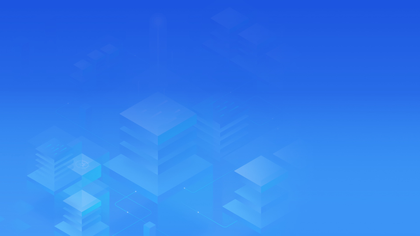
%> input picture bgg.png, 420 x 236 px, shrunk from 1920 x 1080 before the run, given in place of checkerboard_256x256.png, which was not available
$ octave test_script.m   (GNU Octave 9; MATLAB toolbox functions it lacks are replaced by stand-ins)
%> lines starting %> are read from the running program, lines starting %| are printed output that depends on the picture; pictures that were not available may be replaced by others from this repository, and a replacement may not be noted
### multi_level_analysis_gui.m
function multi_level_analysis_gui(original_image)
    % 多级加密对比分析界面
    % 对比一级（Arnold）、二级（Arnold+置乱）、三级（Arnold+置乱+XOR）的开销与收益

    if nargin < 1 || isempty(original_image)
        % 如果遇到因MATLAB缓存机制导致传入空图像，则直接弹出选择框让用户重新选图
        [filename, pathname] = uigetfile({'*.jpg;*.jpeg;*.png;*.bmp;*.tif', ...
            '图像文件 (*.jpg, *.jpeg, *.png, *.bmp, *.tif)'}, '系统检测到图像为空，请重新选择图像');

        if ischar(filename)
            original_image = imread(fullfile(pathname, filename));
        else
            % 用户取消选择，尝试使用默认测试图像
            sample_path = fullfile(pwd, 'cat.png');
            if exist(sample_path, 'file')
                original_image = imread(sample_path);
            else
                errordlg('未能获取到有效图像，请在MATLAB命令行输入 close all; clear 后重新运行系统！', '错误');
                return;
            end
        end
    end

    % 确保图像是灰度的
    if size(original_image, 3) == 3
        original_image = rgb2gray(original_image);
    end

    % 参数设置
    arnold_iters = 5;
    key = 12345678; % 正整数密钥

    % 创建进度对话框
    h_wait = waitbar(0, '正在进行多级加密及多维度视效分析，请稍候...');

    try
        %% 一级加密：Arnold变换
        waitbar(0.1, h_wait, '执行一级加密 (Arnold)...');
        tic;
        enc_L1 = arnold_encrypt(original_image, arnold_iters);
        time_L1 = toc;

        %% 二级加密：Arnold变换 + XOR
        waitbar(0.4, h_wait, '执行二级加密 (Arnold + XOR)...');
        tic;
        enc_L2_tmp = arnold_encrypt(original_image, arnold_iters);
        enc_L2 = xor_encrypt(enc_L2_tmp, key);
        time_L2 = toc;

        %% 三级加密：Arnold变换 + XOR + 位置置乱
        waitbar(0.7, h_wait, '执行三级加密 (Arnold + XOR + 置乱)...');
        tic;
        enc_L3_tmp1 = arnold_encrypt(original_image, arnold_iters);
        enc_L3_tmp2 = xor_encrypt(enc_L3_tmp1, key);
        [enc_L3, ~] = scramble_encrypt(enc_L3_tmp2);
        time_L3 = toc;

        %% 计算评估指标
        waitbar(0.9, h_wait, '计算多维度评估指标...');

        % 计算信息熵
        entropy_orig = calculate_entropy(original_image);
        entropy_L1 = calculate_entropy(enc_L1);
        entropy_L2 = calculate_entropy(enc_L2);
        entropy_L3 = calculate_entropy(enc_L3);

        % 计算相邻像素相关性 (水平方向)
        corr_orig = calculate_correlation(original_image, circshift(original_image, [0, 1]));
        corr_L1 = calculate_correlation(enc_L1, circshift(enc_L1, [0, 1]));
        corr_L2 = calculate_correlation(enc_L2, circshift(enc_L2, [0, 1]));
        corr_L3 = calculate_correlation(enc_L3, circshift(enc_L3, [0, 1]));

        % 计算PSNR (峰值信噪比，比较与原图差异)
        psnr_L1 = calculate_psnr(original_image, enc_L1);
        psnr_L2 = calculate_psnr(original_image, enc_L2);
        psnr_L3 = calculate_psnr(original_image, enc_L3);

        % 打印量化结果到控制台，供详细分析
        fprintf('\n================== 多级加密性能量化数据 ==================\n');
        fprintf('【1. 加密耗时 (秒/越低越好)】\n');
        fprintf('一级加密 (Arnold):         %.4f s\n', time_L1);
        fprintf('二级加密 (Arnold+XOR):     %.4f s\n', time_L2);
        fprintf('三级加密 (Arnold+XOR+置乱): %.4f s (相比二级增加: %+.2f%%)\n\n', time_L3, (time_L3-time_L2)/time_L2*100);

        fprintf('【2. 信息熵 (bit/pixel，越接近8理想值越好)】\n');
        fprintf('原图:     %.4f\n', entropy_orig);
        fprintf('一级加密: %.4f\n', entropy_L1);
        fprintf('二级加密: %.4f\n', entropy_L2);
        fprintf('三级加密: %.4f\n\n', entropy_L3);

        fprintf('【3. 相邻像素相关系数 (越接近0理想值越好)】\n');
        fprintf('原图:     %.4f\n', abs(corr_orig));
        fprintf('一级加密: %.4f\n', abs(corr_L1));
        fprintf('二级加密: %.4f\n', abs(corr_L2));
        fprintf('三级加密: %.4f\n\n', abs(corr_L3));

        fprintf('【4. PSNR (峰值信噪比，越低表示破坏越彻底)】\n');
        fprintf('一级加密: %.4f\n', psnr_L1);
        fprintf('二级加密: %.4f\n', psnr_L2);
        fprintf('三级加密: %.4f\n', psnr_L3);
        fprintf('==========================================================\n\n');

        close(h_wait);

        %% 创建大型GUI全面展示
        fig = figure('Name', '多级加密性能与多维视效深度对比分析 (边际收益论证)', 'Position', [50, 50, 1400, 950]);
        % 背景设为白色或浅色更专业
        set(fig, 'Color', [0.95 0.95 0.95]);

        % 定义通用的制图标题字体大小
        title_fz = 11;

        %% 第一排：直观视觉图
        subplot(4, 4, 1); imshow(original_image); title('【原图】', 'FontSize', title_fz, 'Color', 'b');
        subplot(4, 4, 2); imshow(enc_L1); title('【一级】空间置乱 (纹理残留)', 'FontSize', title_fz);
        subplot(4, 4, 3); imshow(enc_L2); title('【二级】空间+像素模糊 (白噪声)', 'FontSize', title_fz);
        subplot(4, 4, 4); imshow(enc_L3); title('【三级】过度打乱 (视觉无差异)', 'FontSize', title_fz);

        %% 第二排：灰度直方图对比 (看像素均匀度)
        subplot(4, 4, 5); imhist(original_image); title('原图直方图 (特征明显)', 'FontSize', title_fz, 'Color', 'b'); grid on;
        subplot(4, 4, 6); imhist(enc_L1); title('一级直方图 (完全未改变)', 'FontSize', title_fz); grid on;
        subplot(4, 4, 7); imhist(enc_L2); title('二级直方图 (完全均匀平坦)', 'FontSize', title_fz); ylim('auto'); grid on;
        subplot(4, 4, 8); imhist(enc_L3); title('三级直方图 (与二级相同)', 'FontSize', title_fz); ylim('auto'); grid on;

        %% 第三排：相邻像素相关性散点图 (看是否阻断规律)
        subplot(4, 4, 9); plot_scatter_internal(original_image, '原图: 强线性相关 (近y=x)', 'b');
        subplot(4, 4, 10); plot_scatter_internal(enc_L1, '一级: 相关性减弱但有规律');
        subplot(4, 4, 11); plot_scatter_internal(enc_L2, '二级: 呈完全随机云团状');
        subplot(4, 4, 12); plot_scatter_internal(enc_L3, '三级: 随机云团 (无进一步收益)');

        %% 第四排：量化指标对比图
        % 1. 耗时对比图
        subplot(4, 4, 13);
        b1 = bar([1, 2, 3], [time_L1, time_L2, time_L3], 'FaceColor', [0.8 0.3 0.3]);
        set(gca, 'XTick', 1:3, 'XTickLabel', {'一级', '二级', '三级'});
        title('核心开销: 加密耗时 (秒/越高越差)', 'FontSize', title_fz);
        text(1:3, [time_L1, time_L2, time_L3], num2str([time_L1, time_L2, time_L3]', '%0.3fs'), ...
            'HorizontalAlignment', 'center', 'VerticalAlignment', 'bottom');
        grid on;

        % 2. 信息熵对比图
        subplot(4, 4, 14);
        b2 = bar([0, 1, 2, 3], [entropy_orig, entropy_L1, entropy_L2, entropy_L3], 'FaceColor', [0.3 0.6 0.8]);
        hold on; plot([-0.5, 3.5], [8, 8], 'r-', 'LineWidth', 2); % 理论极值线
        set(gca, 'XTick', 0:3, 'XTickLabel', {'原图', '一级', '二级', '三级'});
        title('安全指标: 信息熵 (趋近8最佳)', 'FontSize', title_fz);
        ylim([min(entropy_orig)*0.9 8.2]);
        grid on;

        % 3. 相关系数对比图
        subplot(4, 4, 15);
        b3 = bar([0, 1, 2, 3], abs([corr_orig, corr_L1, corr_L2, corr_L3]), 'FaceColor', [0.4 0.8 0.4]);
        set(gca, 'XTick', 0:3, 'XTickLabel', {'原图', '一级', '二级', '三级'});
        title('安全指标: 水平相关系数 (趋近0最佳)', 'FontSize', title_fz);
        grid on;

        % 4. 差异度(PSNR)对比图
        subplot(4, 4, 16);
        b4 = bar([1, 2, 3], [psnr_L1, psnr_L2, psnr_L3], 'FaceColor', [0.6 0.4 0.8]);
        set(gca, 'XTick', 1:3, 'XTickLabel', {'一级', '二级', '三级'});
        title('破坏度指标: PSNR (越低越好)', 'FontSize', title_fz);
        grid on;

        % 增加强化结论悬浮框 (在界面正下方)
        conclusion_str = sprintf('【深度对比结论】\n(1) 二级加密(Arnold+XOR) 为黄金甜点区：直方图完全均匀化，散点图呈现随机云团，熵紧贴极值8，相关系数趋零。\n(2) 三级加密(加入额外置乱) 属于过度设计：耗时陡增 +%.1f%%，但各项安全性指标(熵/相关系数/直方图)全部触达天花板，相比二级【零收益】，印证了边际收益递减规律！', ...
            (time_L3-time_L2)/time_L2*100);

        annotation('textbox', [0.05, 0.01, 0.9, 0.06], 'String', conclusion_str, ...
            'FontSize', 12, 'EdgeColor', [0.8 0 0], 'BackgroundColor', [1 0.95 0.95], 'FontWeight', 'bold', 'Color', [0.6 0 0]);

        % 调整一下subplot间距，防止字注重叠
        set(gcf, 'MenuBar', 'none', 'ToolBar', 'figure');

    catch ME
        if ishandle(h_wait)
            close(h_wait);
        end
        errordlg(['分析过程中出错: ', ME.message], '错误');
    end
end

% 内部辅助函数：绘制相邻像素散点图
function plot_scatter_internal(img, title_str, color)
    if nargin < 3
        color = [0.2 0.6 0.5];
    end
    % 随机采样像素对以提升绘图速度
    rng(1); % 固定随机种子保证折叠效果重现
    N = min(3000, numel(img));
    [h, w] = size(img);

    % 在有效范围内随机取点
    rx = randi([1, h], 1, N);
    ry = randi([1, w-1], 1, N);

    px = zeros(1, N);
    py = zeros(1, N);

    for i = 1:N
        px(i) = double(img(rx(i), ry(i)));
        py(i) = double(img(rx(i), ry(i)+1));
    end

    scatter(px, py, 3, color, 'filled', 'MarkerFaceAlpha', 0.6);
    title(title_str, 'FontSize', 10);
    xlim([0 255]); ylim([0 255]);
    set(gca, 'XTick', [0 128 255], 'YTick', [0 128 255]);
    grid on;
end

### arnold_encrypt.m
function arnold_img = arnold_encrypt(image, iterations)
    % Arnold变换加密算法
    % 输入: image - 输入图像, iterations - 迭代次数
    % 输出: arnold_img - Arnold变换后的图像

    % 输入验证
    if isempty(image)
        error('输入图像不能为空 in arnold_encrypt.m');
    end

    if nargin < 2 || isempty(iterations)
        iterations = 5;
    end

    if ~isscalar(iterations) || ~isnumeric(iterations) || iterations < 1
        error('迭代次数必须是正整数');
    end

    iterations = round(iterations);

    image = uint8(image);
    [rows, cols] = size(image);

    % 如果图像不是正方形，使用分块Arnold变换
    if rows ~= cols
        % 对于非正方形图像，按最小尺寸分块处理
        min_size = min(rows, cols);
        arnold_img = image;

        % 对每个正方形块应用Arnold变换
        for i = 1:min_size:rows
            for j = 1:min_size:cols
                % 计算当前块的边界
                end_i = min(i + min_size - 1, rows);
                end_j = min(j + min_size - 1, cols);

                % 提取当前块
                block = arnold_img(i:end_i, j:end_j);

                % 如果块是正方形，应用Arnold变换
                if size(block, 1) == size(block, 2)
                    for iter = 1:iterations
                        block = arnold_transform(block);
                    end
                    arnold_img(i:end_i, j:end_j) = block;
                else
                    % 对于非正方形边界块，使用像素置乱
                    [block_rows, block_cols] = size(block);
                    block_vector = reshape(block, 1, block_rows * block_cols);

                    % 生成伪随机置乱序列（基于位置确定性生成）
                    rng(i * 1000 + j); % 确保可重复
                    scramble_seq = randperm(length(block_vector));

                    % 应用置乱
                    for iter = 1:iterations
                        block_vector = block_vector(scramble_seq);
                    end

                    arnold_img(i:end_i, j:end_j) = reshape(block_vector, block_rows, block_cols);
                end
            end
        end
    else
        % 对于正方形图像，直接应用Arnold变换
        arnold_img = image;
        for iter = 1:iterations
            arnold_img = arnold_transform(arnold_img);
        end
    end
end

### xor_encrypt.m
function encrypted_img = xor_encrypt(image, key)
    % XOR加密算法
    % 输入: image - 输入图像, key - 加密密钥（整数，用于生成伪随机密钥矩阵）
    % 输出: encrypted_img - 加密后的图像

    % 输入验证
    if isempty(image)
        error('输入图像不能为空 in xor_encrypt.m');
    end

    if nargin < 2 || isempty(key)
        key = 123; % 默认密钥
    end

    if ~isscalar(key) || ~isnumeric(key) || key < 0
        error('密钥必须是正整数');
    end

    % 确保图像为uint8类型
    image = uint8(image);

    % 生成密钥矩阵
    [rows, cols] = size(image);

    % 保存当前随机数生成器状态
    old_rng_state = rng;

    try
        % 使用密钥作为随机种子生成伪随机序列
        rng(key); % 设置随机种子
        key_matrix = randi([0, 255], rows, cols, 'uint8');

        % XOR加密
        encrypted_img = bitxor(image, key_matrix);
    catch ME
        % 恢复随机数生成器状态
        rng(old_rng_state);
        rethrow(ME);
    end

    % 恢复随机数生成器状态
    rng(old_rng_state);
end

### scramble_encrypt.m
function [scrambled_img, sequence] = scramble_encrypt(image, seed)
    % 置乱加密算法
    % 输入: image - 输入图像, seed - 随机种子(可选)
    % 输出: scrambled_img - 置乱后的图像, sequence - 置乱序列

    % 输入验证
    if isempty(image)
        error('输入图像不能为空 in scramble_encrypt.m');
    end

    image = uint8(image);
    [rows, cols] = size(image);

    total_pixels = rows * cols;

    % 如果提供了种子，使用固定种子；否则使用基于图像内容的确定性种子
    if nargin >= 2 && ~isempty(seed)
        rng(seed);
    else
        % 使用基于图像内容的确定性种子，确保相同图像产生相同置乱
        % 但不同图像产生不同置乱
        image_hash = sum(double(image(:)));
        rng(mod(image_hash, 2^31));
    end

    % 生成随机置乱序列
    sequence = randperm(total_pixels);

    % 将图像转换为一维向量
    img_vector = reshape(image, 1, total_pixels);

    % 根据序列进行置乱
    scrambled_vector = img_vector(sequence);

    % 重新整形为二维图像
    scrambled_img = reshape(scrambled_vector, rows, cols);
end

### calculate_entropy.m
function entropy_val = calculate_entropy(image)
    % 计算图像信息熵
    % 输入: image - 输入图像
    % 输出: entropy_val - 信息熵值

    image = uint8(image);

    % 计算灰度级概率分布
    [counts, ~] = imhist(image);
    probabilities = counts / sum(counts);

    % 去除零概率值
    probabilities = probabilities(probabilities > 0);

    % 计算信息熵
    entropy_val = -sum(probabilities .* log2(probabilities));
end

### calculate_correlation.m
function corr_val = calculate_correlation(img1, img2)
    % 计算图像相关性
    % 输入: img1, img2 - 两幅图像
    % 输出: corr_val - 相关系数

    % 检查输入参数
    if nargin < 2
        error('需要两个输入图像');
    end

    % 检查图像尺寸
    if ~isequal(size(img1), size(img2))
        error('图像尺寸不匹配: img1 (%dx%d) vs img2 (%dx%d)', ...
              size(img1, 1), size(img1, 2), size(img2, 1), size(img2, 2));
    end

    % 检查图像是否为空
    if isempty(img1) || isempty(img2)
        error('输入图像不能为空 in calculate_correlation.m');
    end

    % 转换为双精度并展平
    img1_vec = double(img1(:));
    img2_vec = double(img2(:));

    % 检查是否有足够的数据点
    if length(img1_vec) < 2
        warning('图像像素数量太少，无法计算相关性');
        corr_val = NaN;
        return;
    end

    % 检查是否为常数图像（方差为0）
    if var(img1_vec) == 0 || var(img2_vec) == 0
        warning('其中一幅图像为常数图像，相关性设为0');
        corr_val = 0;
        return;
    end

    % 计算相关性
    try
        corr_matrix = corrcoef(img1_vec, img2_vec);
        if size(corr_matrix, 1) >= 2 && size(corr_matrix, 2) >= 2
            corr_val = corr_matrix(1, 2);
        else
            corr_val = NaN;
        end
    catch ME
        warning('相关性计算失败: %s', ME.message);
        corr_val = NaN;
    end

    % 处理NaN值
    if isnan(corr_val)
        warning('相关性计算结果为NaN，设为0');
        corr_val = 0;
    end
end

### calculate_mse.m
function mse_val = calculate_mse(img1, img2)
    % 计算均方误差
    % 输入: img1, img2 - 两幅图像
    % 输出: mse_val - 均方误差值

    if size(img1) ~= size(img2)
        error('图像尺寸不匹配');
    end

    img1 = double(img1);
    img2 = double(img2);

    mse_val = mean(mean((img1 - img2).^2));
end

### calculate_psnr.m
function psnr_val = calculate_psnr(img1, img2)
    % 计算峰值信噪比
    % 输入: img1, img2 - 两幅图像
    % 输出: psnr_val - PSNR值（dB）

    mse_val = calculate_mse(img1, img2);

    if mse_val == 0
        psnr_val = Inf;
    else
        psnr_val = 10 * log10(255^2 / mse_val);
    end
end

### test_script.m
try
    original_image = imread('sample_images/checkerboard_256x256.png');
%> original_image is the input picture: size 236x420x3 uint8; mean R, G, B 48.6, 125.3, 236.8
    multi_level_analysis_gui(original_image);
%> in multi_level_analysis_gui, `original_image = rgb2gray(original_image);`:
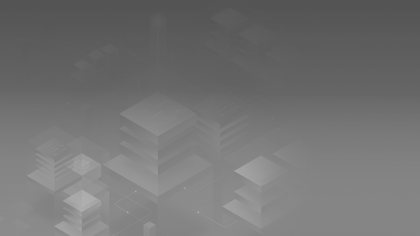
%> original_image: size 236x420 uint8; min 84, max 176, mean 115.1
%> after the loop in arnold_encrypt, `for i = 1:min_size:rows`:
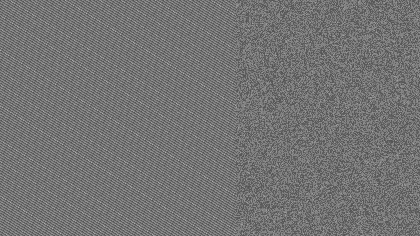
%> arnold_img: size 236x420 uint8; min 84, max 176, mean 115.1; mean of the top-left, top-right, bottom-left and bottom-right quarters 116.4, 114, 116.4, 113.7
%> after the loop in arnold_encrypt, `for i = 1:min_size:rows`: block_cols = 184; block_rows = 236
%> in xor_encrypt, `encrypted_img = bitxor(image, key_matrix);`:
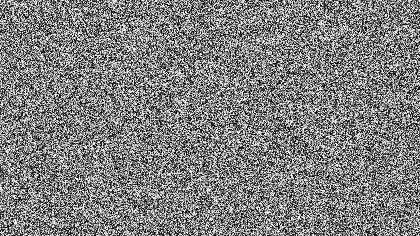
%> encrypted_img: size 236x420 uint8; min 0, max 255, mean 127.7
%> in scramble_encrypt, `image_hash = sum(double(image(:)));`: image_hash = 12656424
%> in scramble_encrypt, `scrambled_img = reshape(scrambled_vector, rows, cols);`:
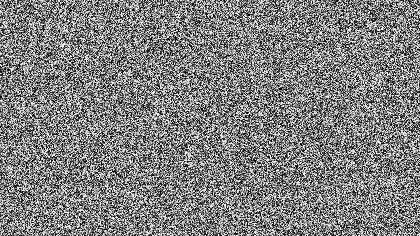
%> scrambled_img: size 236x420 uint8; min 0, max 255, mean 127.7; mean of the top-left, top-right, bottom-left and bottom-right quarters 127.9, 127.7, 128.1, 127
%> in calculate_entropy, `[counts, ~] = imhist(image);`: counts = 256 values, max 6647 at index 134, min 0 at index 1, mean 387.2
%> in calculate_entropy, `probabilities = counts / sum(counts);`: probabilities = 256 values, max 0.0671 at index 134, min 0 at index 1, mean 0.00391
%> in calculate_entropy, `probabilities = probabilities(probabilities > 0);`: probabilities = 93 values, max 0.0671 at index 50, min 4.04e-05 at index 93, mean 0.0108
%> in calculate_entropy, `entropy_val = -sum(probabilities .* log2(probabilities));`: entropy_val = 5.9
%> in multi_level_analysis_gui, `entropy_L2 = calculate_entropy(enc_L2);`: entropy_L2 = 8
%> in calculate_correlation, `corr_matrix = corrcoef(img1_vec, img2_vec);`: corr_matrix = [1 0.999; 0.999 1]
%> in calculate_correlation, `corr_val = corr_matrix(1, 2);`: corr_val = 0.999
%> in multi_level_analysis_gui, `corr_L1 = calculate_correlation(enc_L1, circshift(enc_L1, [0, 1]));`: corr_L1 = 0.0206
%> in multi_level_analysis_gui, `corr_L2 = calculate_correlation(enc_L2, circshift(enc_L2, [0, 1]));`: corr_L2 = 0.00104
%> in multi_level_analysis_gui, `corr_L3 = calculate_correlation(enc_L3, circshift(enc_L3, [0, 1]));`: corr_L3 = -0.00489
%> in calculate_mse, `mse_val = mean(mean((img1 - img2).^2));`: mse_val = 838.8
%> in calculate_psnr, `psnr_val = 10 * log10(255^2 / mse_val);`: psnr_val = 18.89
%> in multi_level_analysis_gui, `psnr_L2 = calculate_psnr(original_image, enc_L2);`: psnr_L2 = 10.31
%> in multi_level_analysis_gui, `psnr_L3 = calculate_psnr(original_image, enc_L3);`: psnr_L3 = 10.32
%| 原图:     5.8959
%| 一级加密: 5.8959
%| 二级加密: 7.9983
%| 三级加密: 7.9983
%| 原图:     0.9985
%| 一级加密: 0.0206
%| 二级加密: 0.0010
%| 三级加密: 0.0049
%| 一级加密: 18.8941
%| 二级加密: 10.3095
%| 三级加密: 10.3191
%> after the loop in plot_scatter_internal, `for i = 1:N`: px = 3000 values, max 175 at index 355, min 84 at index 10, mean 115.5; py = 3000 values, max 174 at index 369, min 84 at index 10, mean 115.5
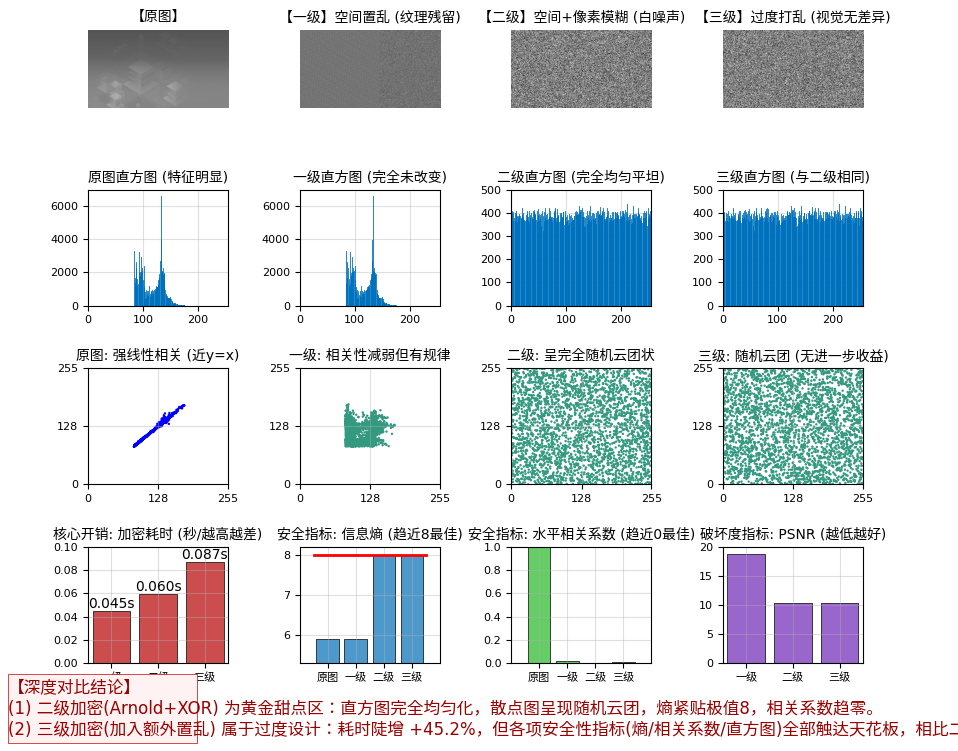
%> figure redrawn from the program's plot data, 17 panels
    disp('Success!');
catch ME
    disp(['Error: ', ME.message]);
    for i=1:length(ME.stack)
        disp([ME.stack(i).file, ' line ', num2str(ME.stack(i).line)]);
    end
end
